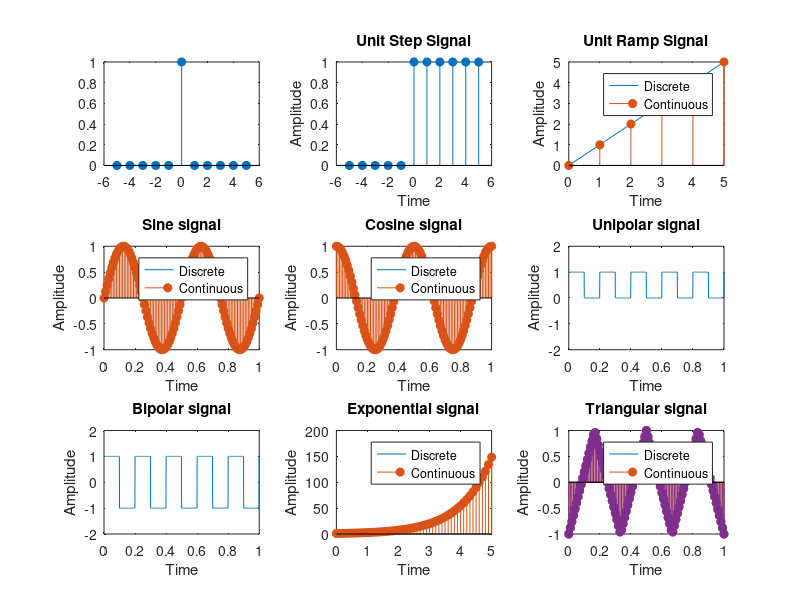

This figure's MATLAB source:
clc;
clear all;
close all;
%unit impulse signal
t1=-5:1:5;
y1=[zeros(1,5),ones(1,1),zeros(1,5)];
subplot(3,3,1);
stem(t1,y1,'filled');%triangular signal
t9=0:0.01:1;
f9=3;
y9=sawtooth(2*pi*f9*t9,0.5);
subplot(3,3,9);
plot(t9,y9);
hold on;
stem(t9,y9,'filled');
xlabel("Time");
ylabel("Amplitude");
title("Triangular signal");
legend("Discrete","Continuous");

xlabel("Time");
ylabel("Amplitude");
title("Unit Impulse Signal");
%unit step signal
t2=-5:1:5;
y2=[zeros(1,5),ones(1,6)];
subplot(3,3,2);
stem(t2,y2,'filled');
xlabel("Time");
ylabel("Amplitude");
title("Unit Step Signal");
%unit ramp signal
t3=0:1:5;
y3=t3;
subplot(3,3,3);
plot(t3,y3);
hold on;
stem(t3,y3,'filled');                                                        
xlabel("Time");
ylabel("Amplitude");
title("Unit Ramp Signal");
legend("Discrete","Continuous");
%sine signal
t4=0:0.01:1;
f4=2;
y4=sin(2*pi*f4*t4);
subplot(3,3,4);
plot(t4,y4);
hold on;
stem(t4,y4,'filled');
xlabel("Time");
ylabel("Amplitude");
title("Sine signal");
legend("Discrete","Continuous");
%cosine signal
t5=0:0.01:1;
f5=2;
y5=cos(2*pi*f5*t5);
subplot(3,3,5);
plot(t5,y5);
hold on;
stem(t5,y5,'filled');
xlabel("Time");
ylabel("Amplitude");
title("Cosine signal");
legend("Discrete","Continuous");
%unipolar signal
f6=5;
t6=0:0.001:1;
y6=sqrt(square(2*pi*f6*t6));
subplot(3,3,6);
plot(t6,y6);
xlabel("Time");
ylabel("Amplitude");
title("Unipolar signal");
ylim([-2,2]);
%bipolar signal
f7=5;
t7=0:0.001:1;
y7=square(2*pi*f7*t7);
subplot(3,3,7);
plot(t7,y7);
xlabel("Time");
ylabel("Amplitude");
title("Bipolar signal");
ylim([-2,2]);
%exponential signal
t8=0:0.1:5;
y8=exp(t8);
subplot(3,3,8);
plot(t8,y8);
hold on;
stem(t8,y8,'filled');
xlabel("Time");
ylabel("Amplitude");
title("Exponential signal");
legend("Discrete","Continuous");
%triangular signal
t9=0:0.01:1;
f9=3;
y9=sawtooth(2*pi*f9*t9,0.5);
subplot(3,3,9);
plot(t9,y9);
hold on;
stem(t9,y9,'filled');
xlabel("Time");
ylabel("Amplitude");
title("Triangular signal");
legend("Discrete","Continuous");




